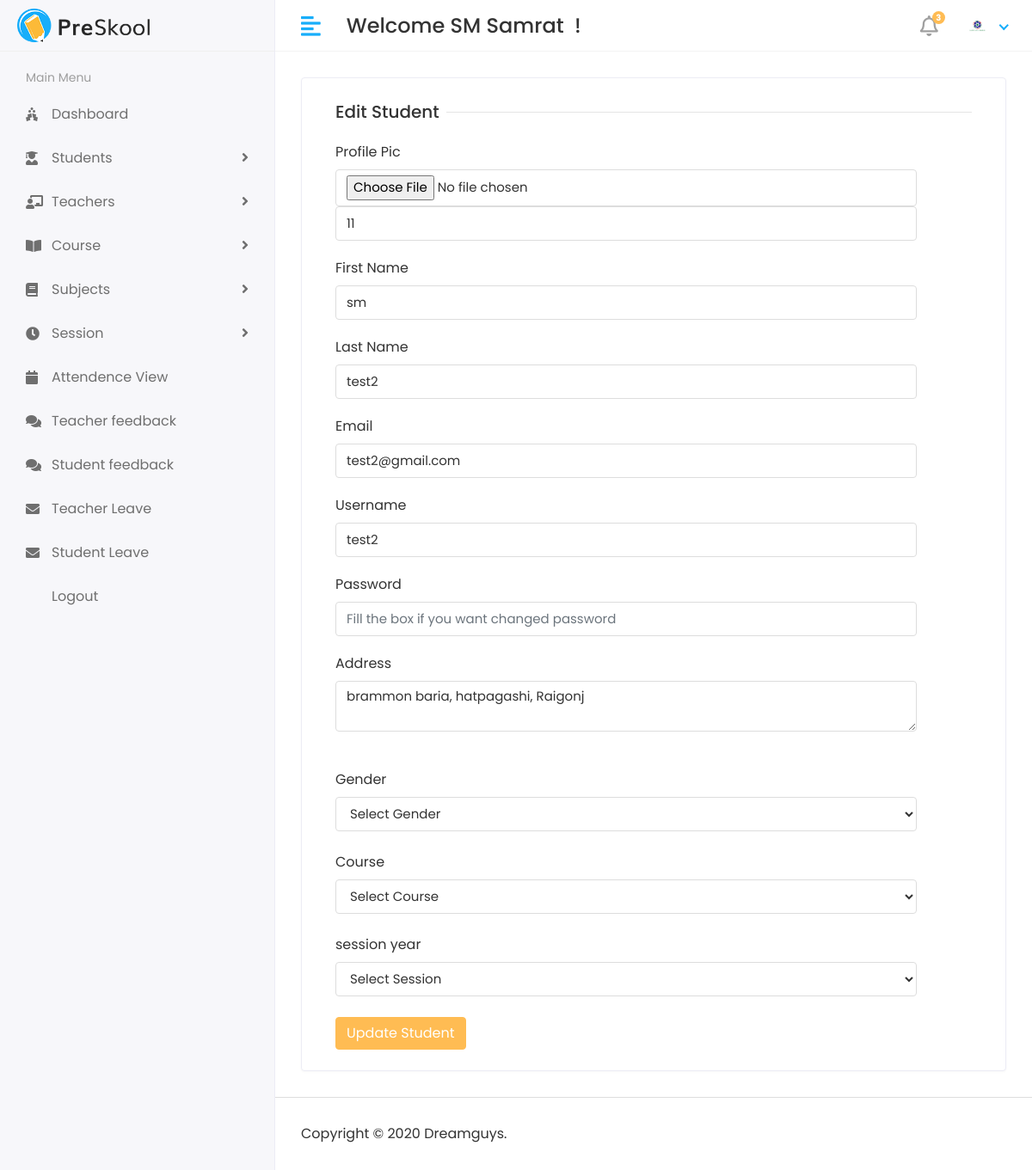
Before: /edit-student/7 (signed in) with the older database file.
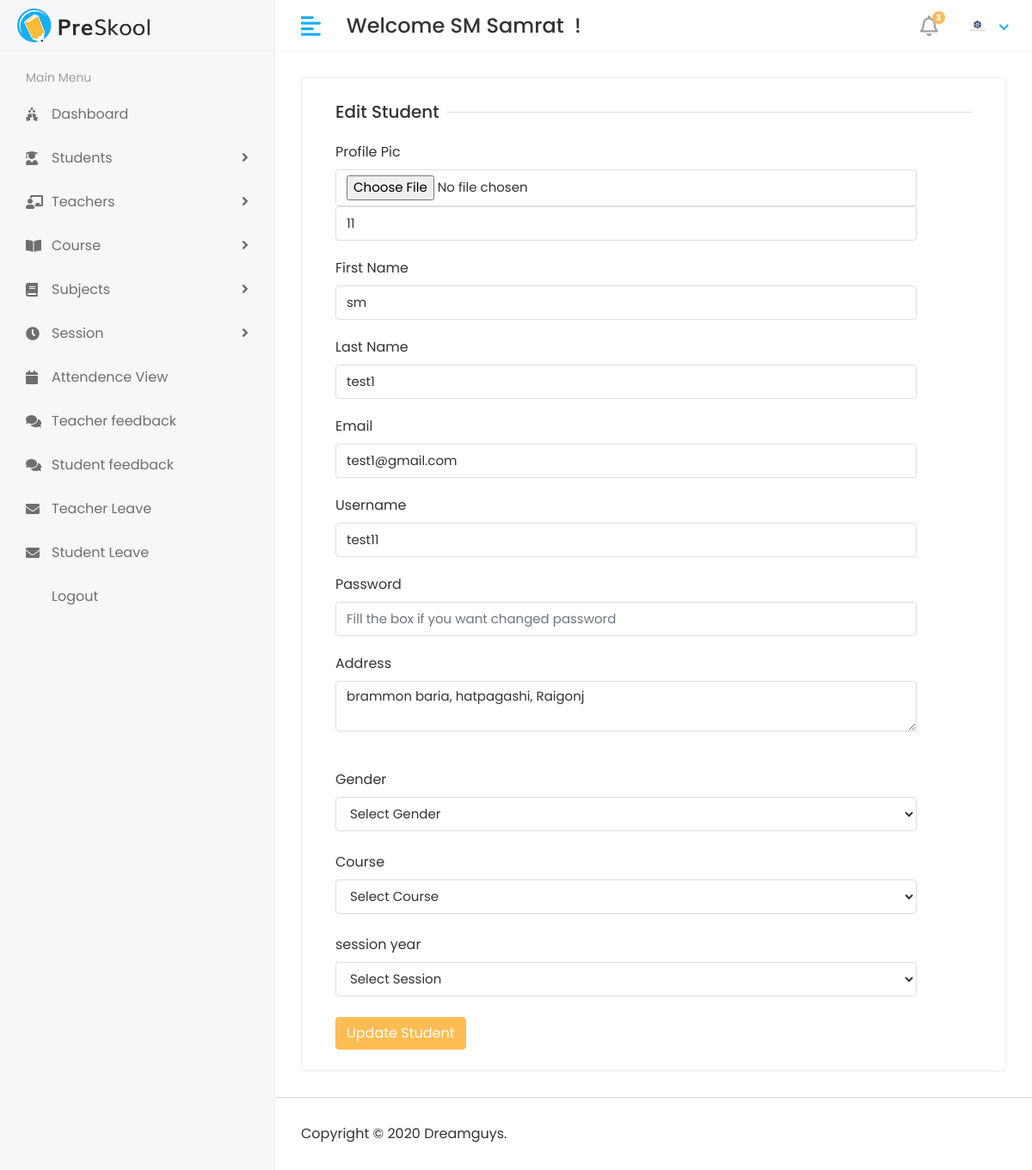
After: the same page with the newer database file.
### app/models.py (models this page shows)
class Student(models.Model):
    admin = models.OneToOneField(CustomUser,on_delete=models.CASCADE)
    address = models.TextField()
    gender = models.CharField(max_length=100)
    course_id = models.ForeignKey(Course,on_delete=models.DO_NOTHING)
    session_year_id = models.ForeignKey(SessionYear,on_delete=models.DO_NOTHING)
    created_at = models.DateTimeField(auto_now_add=True)
    updated_at = models.DateTimeField(auto_now=True)
    def __str__(self):
        return self.admin.first_name + " " + self.admin.last_name

class CustomUser(AbstractUser):
    USER = (
        (1,'HOD'),
        (2,'STAFF'),
        (3,'STUDENT'),
    )
    user_type = models.CharField(choices=USER,max_length=50,default=1)
    profile_pic = models.ImageField(upload_to='media/profile_pic')

### stu_management_sys/hod_views.py (the view)
# urls.py: path('edit-student/<str:id>',hod_views.editStudent, name='edit_student'),
@login_required(login_url='/')
def editStudent(request, id):
    student = Student.objects.filter(id = id)
    course = Course.objects.all()
    session_year = SessionYear.objects.all()
    print(student)
    context ={
        'student':student,
        'course':course,
        'session_year':session_year,
    }
    return render(request,'hod/edit_student.html',context)

### templates/hod/edit_student.html (shortened to what this page needs)
{% extends 'base.html' %}
{% block content %}
<div class="row">
    <div class="col-sm-12">
       <div class="card">
          <div class="card-body">
             <form method="post" action="{% url 'update_student'%}" enctype="multipart/form-data">
                <div class="col-12">
                   <h5 class="form-title"><span>Edit Student</span></h5>
                </div>
                <div class="col-sm-11">
                   <div class="form-group">
                      <label>Profile Pic</label>
                      <input type="file" class="form-control" name="profile_pic" value="">
                      <input type="text" class="form-control" name="student_id" value="{% for s in student %}{{s.admin.id}}{% endfor %}">
                   </div>
                </div>
                <div class="col-sm-11">
                   <div class="form-group">
                      <label>First Name</label>
                      <input type="text" class="form-control" name="first_name" value="{% for s in student%}{{s.admin.first_name}}{% endfor %}">
                   </div>
                </div>
                <div class="col-sm-11">
                   <div class="form-group">
                      <label>Last Name</label>
                      <input type="text" class="form-control" name="last_name" value="{% for s in student%}{{s.admin.last_name}}{% endfor %}">
                   </div>
                </div>
                <div class="col-sm-11">
                   <div class="form-group">
                      <label>Email</label>
                      <input type="text" class="form-control" name="email" value="{% for s in student%}{{s.admin.email}}{% endfor %}">
                   </div>
                </div>
                <div class="col-sm-11">
                   <div class="form-group">
                      <label>Username</label>
                      <input type="text" class="form-control" name="username" value="{% for s in student%}{{s.admin.username}}{% endfor %}">
                    </div>
                </div>
                    <div class="col-sm-11">
                      <div class="form-group">
                         <label>Password</label>
                         <input type="password" class="form-control" name="password" placeholder="Fill the box if you want changed password">
                      </div>
                   </div>
                   <div class="col-sm-11">
                      <div class="form-group">
                         <label>Address</label>
                         <textarea class="form-control" name="address">{% for s in student%}{{s.address}}{% endfor %}</textarea>
                      </div>
                   </div>
                   <br>
                   <div class="col-sm-11">
                      <label>Gender</label>
                      <select class="form-control" name="gender" value="" required>
                         <option>Select Gender</option>
                      </select>
                   </div>
                   <br>
                   <div class="col-sm-11">
                     <label>Course</label>
                     <select class="form-control" name="course_id" required>
                        <option>Select Course</option>
                     </select>
                  </div>
                   <br>
                   <div class="col-sm-11">
                      <label>session year</label>
                      <select class="form-control" name="session_year_id" required>
                         <option>Select Session</option>
                      </select>
                   </div>
                   <br>
                   <div class="col-12">
                      <button type="submit" class="btn btn-primary">Update Student</button>
                   </div>
             </form>
             </div>
          </div>
       </div>
    </div>
{% endblock content %}

Changed rows visible on the page:
changed through a linked row, Student "brammon baria, hatpagashi, Raigonj": last_name "test2" → "test1"; email "test2@gmail.com" → "test1@gmail.com"; username "test2" → "test11"
